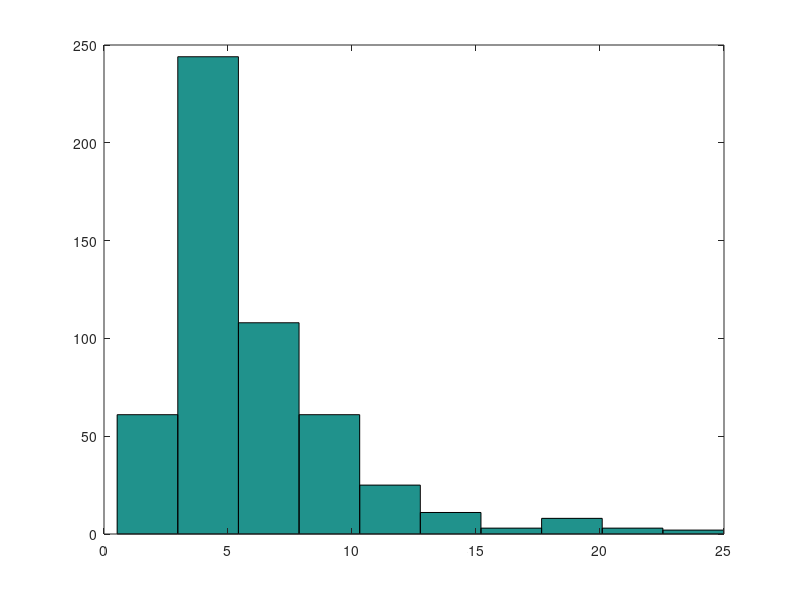

The MATLAB script that drew this image: (Note: this script raises an error after producing the figure.)
data = importdata('wage1.dat')
wage = data.data(:,1)
hist(wage)
wage1 = log(wage)
mean(wage1)
std(wage1)
size(wage1)
2*(1-tcdf(abs(t),size(lwage,1)-1))